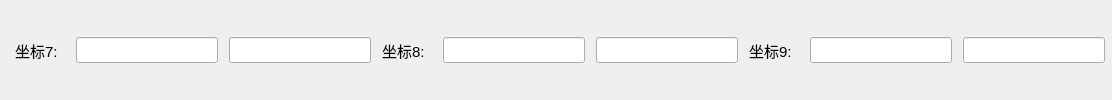
                        <widget class="QWidget" name="widget_33" native="true">
                         <property name="minimumSize">
                          <size>
                           <width>0</width>
                           <height>30</height>
                          </size>
                         </property>
                         <layout class="QHBoxLayout" name="horizontalLayout_22">
                          <property name="spacing">
                           <number>11</number>
                          </property>
                          <property name="leftMargin">
                           <number>15</number>
                          </property>
                          <property name="topMargin">
                           <number>0</number>
                          </property>
                          <property name="rightMargin">
                           <number>7</number>
                          </property>
                          <property name="bottomMargin">
                           <number>0</number>
                          </property>
                          <item>
                           <widget class="QLabel" name="label_44">
                            <property name="minimumSize">
                             <size>
                              <width>50</width>
                              <height>0</height>
                             </size>
                            </property>
                            <property name="maximumSize">
                             <size>
                              <width>43</width>
                              <height>16777215</height>
                             </size>
                            </property>
                            <property name="font">
                             <font>
                              <pointsize>11</pointsize>
                             </font>
                            </property>
                            <property name="text">
                             <string>坐标7:</string>
                            </property>
                           </widget>
                          </item>
                          <item>
                           <widget class="QLineEdit" name="lineEdit_31">
                            <property name="font">
                             <font>
                              <pointsize>11</pointsize>
                             </font>
                            </property>
                           </widget>
                          </item>
                          <item>
                           <widget class="QLineEdit" name="lineEdit_32">
                            <property name="font">
                             <font>
                              <pointsize>11</pointsize>
                             </font>
                            </property>
                           </widget>
                          </item>
                          <item>
                           <widget class="QLabel" name="label_45">
                            <property name="minimumSize">
                             <size>
                              <width>50</width>
                              <height>0</height>
                             </size>
                            </property>
                            <property name="maximumSize">
                             <size>
                              <width>43</width>
                              <height>16777215</height>
                             </size>
                            </property>
                            <property name="font">
                             <font>
                              <pointsize>11</pointsize>
                             </font>
                            </property>
                            <property name="text">
                             <string>坐标8:</string>
                            </property>
                           </widget>
                          </item>
                          <item>
                           <widget class="QLineEdit" name="lineEdit_33">
                            <property name="font">
                             <font>
                              <pointsize>11</pointsize>
                             </font>
                            </property>
                           </widget>
                          </item>
                          <item>
                           <widget class="QLineEdit" name="lineEdit_34">
                            <property name="font">
                             <font>
                              <pointsize>11</pointsize>
                             </font>
                            </property>
                           </widget>
                          </item>
                          <item>
                           <widget class="QLabel" name="label_46">
                            <property name="minimumSize">
                             <size>
                              <width>50</width>
                              <height>0</height>
                             </size>
                            </property>
                            <property name="maximumSize">
                             <size>
                              <width>43</width>
                              <height>16777215</height>
                             </size>
                            </property>
                            <property name="font">
                             <font>
                              <pointsize>11</pointsize>
                             </font>
                            </property>
                            <property name="text">
                             <string>坐标9:</string>
                            </property>
                           </widget>
                          </item>
                          <item>
                           <widget class="QLineEdit" name="lineEdit_35">
                            <property name="font">
                             <font>
                              <pointsize>11</pointsize>
                             </font>
                            </property>
                           </widget>
                          </item>
                          <item>
                           <widget class="QLineEdit" name="lineEdit_36">
                            <property name="font">
                             <font>
                              <pointsize>11</pointsize>
                             </font>
                            </property>
                           </widget>
                          </item>
                         </layout>
                        </widget>
